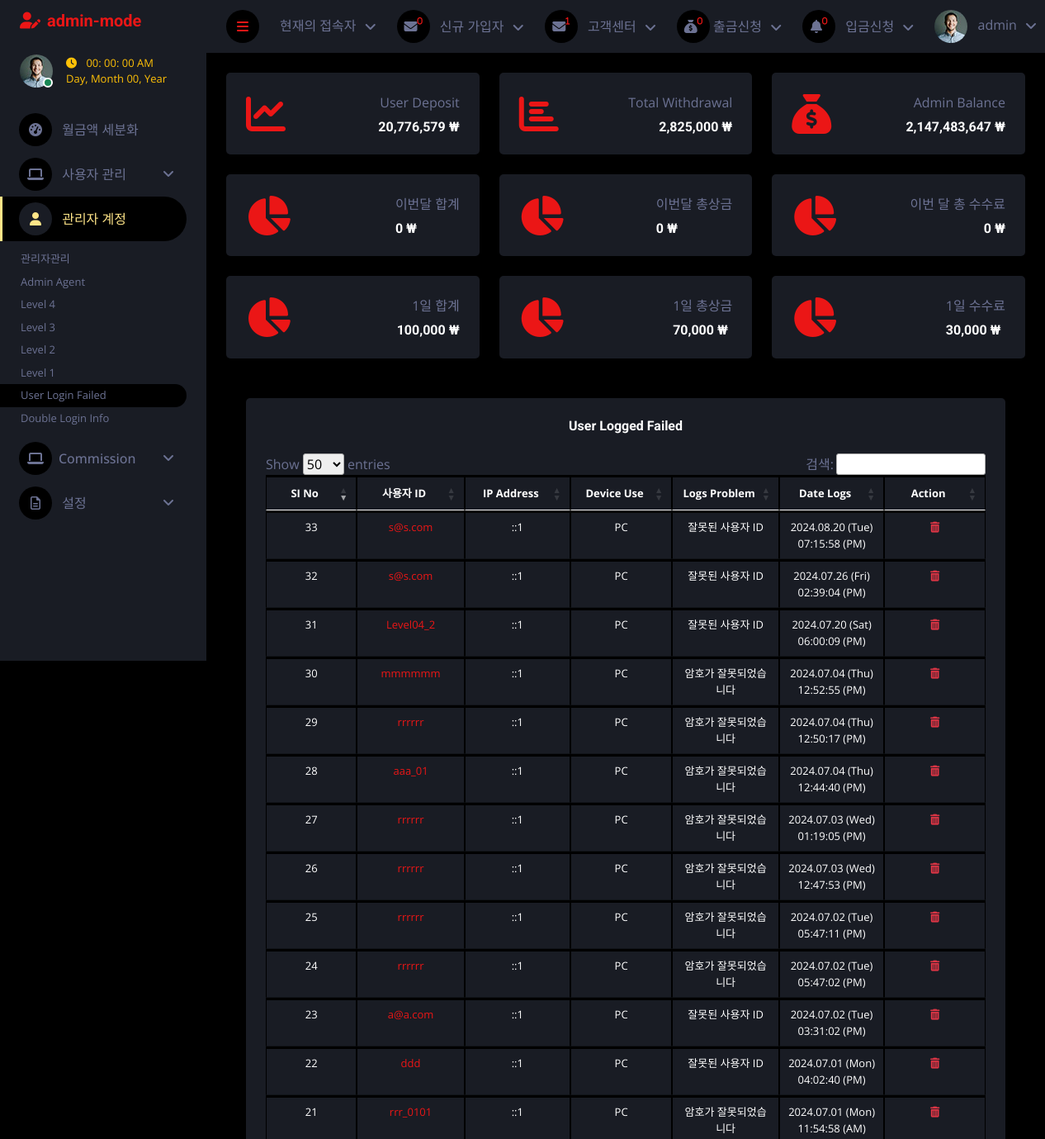
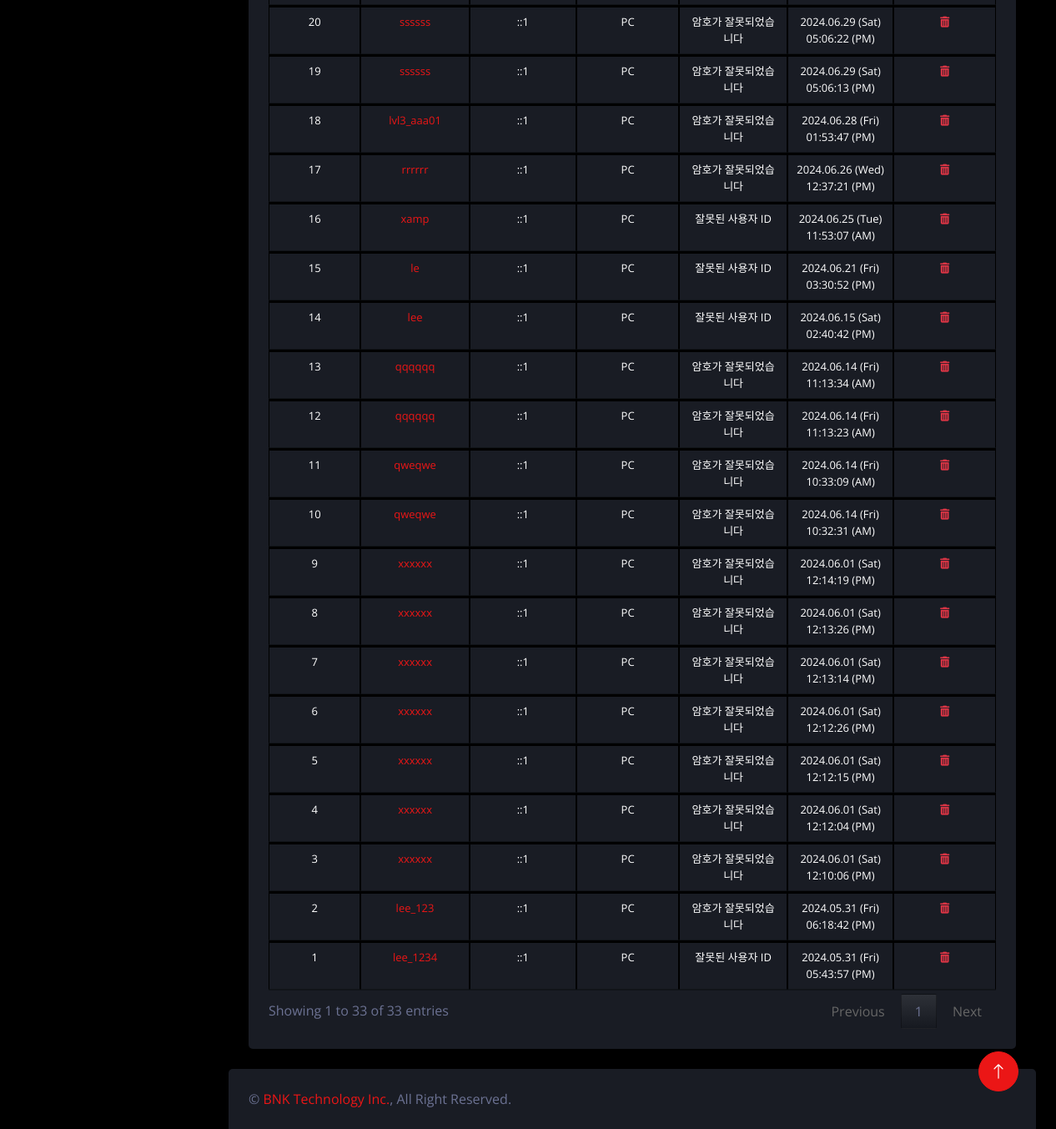
The page /admin/index.php?user_log_failed (signed in) on the database its author committed (2 pictures, top to bottom).
### tables this page shows
CREATE TABLE `logs_history_failed` (
  `id` int(11) NOT NULL,
  `userid` varchar(255) NOT NULL,
  `user_id` varchar(255) NOT NULL,
  `ip_address` varchar(255) NOT NULL,
  `device_use` varchar(11) NOT NULL,
  `verify_token` varchar(255) NOT NULL,
  `status` tinyint(1) NOT NULL COMMENT '0=not,1=use',
  `logs_prob` varchar(255) NOT NULL,
  `date_logs` datetime NOT NULL DEFAULT current_timestamp()
);

### admin/user_log_failed.php (the view, shortened to what this page needs)
<div class="container-fluid pt-4 px-4">
    <div class="row g-4">
        <div class="col-sm-12">
            <div class="bg-secondary rounded h-100 p-4">
                <div>
                    <h6 class="mb-4 text-center">User Logged Failed
                    </h6>
                </div>
                <div class="table-responsive text-center">
                    <table class="table table-bordered text-white text-center" style="font-size: small;" id="myTable">
                        <thead>
                            <tr>
                                <th class="text-center">SI No</th>
                                <th class="text-center">사용자 ID</th>
                                <th class="text-center">IP Address</th>
                                <th class="text-center">Device Use</th>
                                <th class="text-center">Logs Problem</th>
                                <th class="text-center">Date Logs</th>
                                <th class="text-center">Action</th>
                            </tr>
                        </thead>
                        <tbody>
                            <?php
                            $get_users = "SELECT * FROM  logs_history_failed ORDER BY `date_logs` DESC";
                            $result_query = mysqli_query($conn, $get_users);
                            while ($run_query = mysqli_fetch_array($result_query)) {
                                $id = $run_query['id'];
                                $userid = $run_query['userid'];
                                $ip_address = $run_query['ip_address'];
                                $device_use = $run_query['device_use'];
                                $logs_prob = $run_query['logs_prob'];
                                $date_logs = date('Y.m.d (D) h:i:s (A)', strtotime($run_query['date_logs']));
                            ?>
                                <tr>
                                    <td><?php echo $id ?></td>
                                    <td>
                                        <a href="#view_logs<?php echo $id ?>" data-bs-toggle="modal"><?php echo $userid ?></a>
                                    </td>
                                    <td><?php echo $ip_address ?></td>
                                    <td><?php echo $device_use ?></td>
                                    <td>
                                        <?php
                                        echo $logs_prob;
                                        ?>
                                    </td>
                                    <td><?php echo $date_logs ?></td>
                                    <td>
                                        <a href='index.php?delete_logs=<?php echo $id ?>' class='text-danger'>
                                            <i class='fa-solid fa-trash-can'></i>
                                        </a>
                                    </td>
                                </tr>
                            <?php
                            }
                            ?>
                        </tbody>
                    </table>
                </div>
            </div>
        </div>
    </div>
</div>

### admin/index.php (shortened to what this page needs)
<div class="content">
    <?php include "inc/navbar.php"; ?>
    <div class="container-fluid pt-4 px-4">
        <div class="row g-4">
            <?php
            $query = "SELECT * FROM deposit_mgt";
            $query_run = mysqli_query($conn, $query);
            $user_deposit = 0;
            while ($num = mysqli_fetch_assoc($query_run)) {
                $user_deposit +=  $num['amount_deposit'];
            }
            ?>
            <div class="col-sm-12 col-xl-4">
                <div class="bg-secondary rounded d-flex align-items-center justify-content-between p-4">
                    <i class="fa fa-chart-line fa-3x text-primary"></i>
                    <div class="ms-3">
                        <p class="mb-2 float-end">User Deposit</p>
                        <h6 class="mb-0"><?php echo number_format($user_deposit); ?> ₩</h6>
                    </div>
                </div>
            </div>
            <?php
            $users_withdrawal = "SELECT * FROM users_withdrawal";
            $query_run = mysqli_query($conn, $users_withdrawal);
            $total_withdrawal = 0;
            while ($num = mysqli_fetch_assoc($query_run)) {
                $total_withdrawal +=  $num['amount_withdrawal'];
            }
            ?>
            <div class="col-sm-12 col-xl-4">
                <div class="bg-secondary rounded d-flex align-items-center justify-content-between p-4">
                    <i class="fa fa-chart-bar fa-3x text-primary"></i>
                    <div class="ms-3">
                        <p class="mb-2 float-end">Total Withdrawal</p>
                        <h6 class="mb-0" style="text-align: end;"><?php echo number_format($total_withdrawal) ?> ₩</h6>
                    </div>
                </div>
            </div>
            <?php
            $id = $_SESSION['id'];
            $query = "SELECT admin_credit FROM admins where id = $id";
            $query_run = mysqli_query($conn, $query);
            while ($run_query = mysqli_fetch_array($query_run)) {
                $credit = $run_query['admin_credit'];
            }
            ?>
            <div class="col-sm-12 col-xl-4">
               <div class="bg-secondary rounded d-flex align-items-center justify-content-between p-4">
                   <i class="fa fa-sack-dollar fa-3x text-primary"></i>
                   <div class="ms-3">
                       <p class="mb-2 float-end">Admin Balance</p>
                       <h6 class="mb-0"><?php echo number_format($credit); ?> ₩</h6>
                   </div>
               </div>
            </div>
            <?php
            $pay_monthly = 0;
            ?>
            <div class="col-sm-12 col-xl-4">
                <div class="bg-secondary rounded d-flex align-items-center justify-content-between p-4">
                    <i class="fa fa-chart-pie fa-3x text-primary"></i>
                    <div class="ms-3">
                        <p class="mb-2 float-end">이번달 합계</p>
                        <h6 class="mb-0"><?php echo number_format($pay_monthly); ?> ₩</h6>
                    </div>
                </div>
            </div>
            <?php
            $prize_monthly = 0;
            ?>
            <div class="col-sm-12 col-xl-4">
                <div class="bg-secondary rounded d-flex align-items-center justify-content-between p-4">
                    <i class="fa fa-chart-pie fa-3x text-primary"></i>
                    <div class="ms-3">
                        <p class="mb-2 float-end">이번달 총상금</p>
                        <h6 class="mb-0"><?php echo number_format($prize_monthly); ?> ₩</h6>
                    </div>
                </div>
            </div>
            <?php
            $com_monthly = 0;
            ?>
            <div class="col-sm-12 col-xl-4">
                <div class="bg-secondary rounded d-flex align-items-center justify-content-between p-4">
                    <i class="fa fa-chart-pie fa-3x text-primary"></i>
                    <div class="ms-3">
                        <p class="mb-2 float-end">이번 달 총 수수료</p>
                        <h6 class="mb-0" style="text-align: end;"   ><?php echo number_format($com_monthly); ?> ₩</h6>
                    </div>
                </div>
            </div>
            <?php
            $get_users = "SELECT *, SUM(payment) AS total_payment_amount FROM user_purchases GROUP BY DATE(date_purchase) ORDER BY `date_purchase` ASC";
            $result_query = mysqli_query($conn, $get_users);
            $previous_date = null;
            $total_prize = 0;
            while ($run_query = mysqli_fetch_array($result_query)) {
                if ($previous_date === null || date('Y-m-d', strtotime($previous_date)) != date('Y-m-d', strtotime($run_query['date_purchase']))) {
                    $total_prize = 0;
                }
                $total_prize += $run_query['total_payment_amount'];
                $previous_date = $run_query['date_purchase'];
            }
            ?>
            <div class="col-sm-12 col-xl-4">
                <div class="bg-secondary rounded d-flex align-items-center justify-content-between p-4">
                    <i class="fa fa-chart-pie fa-3x text-primary"></i>
                    <div class="ms-3">
                        <p class="mb-2 float-end">1일 합계</p>
                        <h6 class="mb-0" style="text-align: end;"><?php echo number_format($total_prize); ?> ₩</h6>
                    </div>
                </div>
            </div>
            <?php
            $get_users = "SELECT *, SUM(winning_amount) AS total_prize_amount FROM user_purchases GROUP BY DATE(date_purchase) ORDER BY `date_purchase` ASC";
            $result_query = mysqli_query($conn, $get_users);
            $previous_date = null;
            $total_payment = 0;
            while ($run_query = mysqli_fetch_array($result_query)) {
                if ($previous_date === null || date('Y-m-d', strtotime($previous_date)) != date('Y-m-d', strtotime($run_query['date_purchase']))) {
                    $total_payment = 0;
                }
                $total_payment += $run_query['total_prize_amount'];
                $previous_date = $run_query['date_purchase'];
            }
            ?>
            <div class="col-sm-12 col-xl-4">
                <div class="bg-secondary rounded d-flex align-items-center justify-content-between p-4">
                    <i class="fa fa-chart-pie fa-3x text-primary"></i>
                    <div class="ms-3">
                        <p class="mb-2 float-end">1일 총상금</p>
                        <h6 class="mb-0"><?php echo number_format($total_payment); ?> ₩</h6>
                    </div>
                </div>
            </div>
            <?php
            $get_users = "SELECT *, SUM(admin_fee) AS total_commi_amount FROM admins_fee GROUP BY DATE(date_purchase) ORDER BY `date_purchase` ASC";
            $result_query = mysqli_query($conn, $get_users);
            $previous_date = null;
            $total_commi = 0;
            while ($run_query = mysqli_fetch_array($result_query)) {
                if ($previous_date === null || date('Y-m-d', strtotime($previous_date)) != date('Y-m-d', strtotime($run_query['date_purchase']))) {
                    $total_commi = 0;
                }
                $total_commi += $run_query['total_commi_amount'];
                $previous_date = $run_query['date_purchase'];
            }
            ?>
            <div class="col-sm-12 col-xl-4">
                <div class="bg-secondary rounded d-flex align-items-center justify-content-between p-4">
                    <i class="fa fa-chart-pie fa-3x text-primary"></i>
                    <div class="ms-3">
                        <p class="mb-2 float-end">1일 수수료</p>
                        <h6 class="mb-0"><?php echo number_format($total_commi); ?> ₩</h6>
                    </div>
                </div>
            </div>
        </div>
    </div>
    <div class="container-fluid pt-4 px-4">
        <div class="row g-4">
            <div class="col-12">
                <?php
                if (isset($_GET['user_log_failed'])) {
                    include('user_log_failed.php');
                }
                ?>
            </div>
        </div>
    </div>
    <?php include "inc/footer.php"; ?>

### admin/assets/css/style.css (style rules this page uses)
:root { --primary: #ffe588; --secondary: #191C24; --light: #6C7293; --dark: #000000; }
.content { margin-left: 250px; min-height: 100vh; background: var(--dark); transition: 0.5s; }
@media (min-width: 992px) { .content { width: calc(100% - 250px); } }

### admin/user_log_failed.php (style rules this page uses)
table.dataTable tbody th, table.dataTable tbody td { padding: 8px 10px; display: absolute; width: 150px; }
table.dataTable th, table.dataTable td { box-sizing: content-box; }
.table-bordered>:not(caption)>*>* { border-width: 3px 1px; }
.table>:not(caption)>*>* { padding: .5rem .5rem; background-color: var(--bs-table-bg); border-bottom-width: 1px; box-shadow: inset 0 0 0 9999px var(--bs-table-accent-bg); }
thead, tbody, tfoot, tr, td, th { border-color: inherit; border-style: solid; border-width: 0; }

### rows shown on the page
logs_history_failed: id "33", userid "s@s.com", ip_address "::1", device_use "PC", logs_prob "잘못된 사용자 ID", date_logs "2024.08.20 (Tue) 07:15:58 (PM)"
logs_history_failed: id "32", userid "s@s.com", ip_address "::1", device_use "PC", logs_prob "잘못된 사용자 ID", date_logs "2024.07.26 (Fri) 02:39:04 (PM)"
logs_history_failed: id "31", userid "Level04_2", ip_address "::1", device_use "PC", logs_prob "잘못된 사용자 ID", date_logs "2024.07.20 (Sat) 06:00:09 (PM)"
logs_history_failed: id "30", userid "mmmmmm", ip_address "::1", device_use "PC", logs_prob "암호가 잘못되었습니다", date_logs "2024.07.04 (Thu) 12:52:55 (PM)"
logs_history_failed: id "29", userid "rrrrrr", ip_address "::1", device_use "PC", logs_prob "암호가 잘못되었습니다", date_logs "2024.07.04 (Thu) 12:50:17 (PM)"
logs_history_failed: id "28", userid "aaa_01", ip_address "::1", device_use "PC", logs_prob "암호가 잘못되었습니다", date_logs "2024.07.04 (Thu) 12:44:40 (PM)"
logs_history_failed: id "27", userid "rrrrrr", ip_address "::1", device_use "PC", logs_prob "암호가 잘못되었습니다", date_logs "2024.07.03 (Wed) 01:19:05 (PM)"
logs_history_failed: id "26", userid "rrrrrr", ip_address "::1", device_use "PC", logs_prob "암호가 잘못되었습니다", date_logs "2024.07.03 (Wed) 12:47:53 (PM)"
logs_history_failed: id "25", userid "rrrrrr", ip_address "::1", device_use "PC", logs_prob "암호가 잘못되었습니다", date_logs "2024.07.02 (Tue) 05:47:11 (PM)"
logs_history_failed: id "24", userid "rrrrrr", ip_address "::1", device_use "PC", logs_prob "암호가 잘못되었습니다", date_logs "2024.07.02 (Tue) 05:47:02 (PM)"
logs_history_failed: id "23", userid "a@a.com", ip_address "::1", device_use "PC", logs_prob "잘못된 사용자 ID", date_logs "2024.07.02 (Tue) 03:31:02 (PM)"
logs_history_failed: id "22", userid "ddd", ip_address "::1", device_use "PC", logs_prob "잘못된 사용자 ID", date_logs "2024.07.01 (Mon) 04:02:40 (PM)"
logs_history_failed: id "21", userid "rrr_0101", ip_address "::1", device_use "PC", logs_prob "암호가 잘못되었습니다", date_logs "2024.07.01 (Mon) 11:54:58 (AM)"
logs_history_failed: id "20", userid "ssssss", ip_address "::1", device_use "PC", logs_prob "암호가 잘못되었습니다", date_logs "2024.06.29 (Sat) 05:06:22 (PM)"
logs_history_failed: id "19", userid "ssssss", ip_address "::1", device_use "PC", logs_prob "암호가 잘못되었습니다", date_logs "2024.06.29 (Sat) 05:06:13 (PM)"
logs_history_failed: id "18", userid "lvl3_aaa01", ip_address "::1", device_use "PC", logs_prob "암호가 잘못되었습니다", date_logs "2024.06.28 (Fri) 01:53:47 (PM)"
logs_history_failed: id "17", userid "rrrrrr", ip_address "::1", device_use "PC", logs_prob "암호가 잘못되었습니다", date_logs "2024.06.26 (Wed) 12:37:21 (PM)"
logs_history_failed: id "16", userid "xamp", ip_address "::1", device_use "PC", logs_prob "잘못된 사용자 ID", date_logs "2024.06.25 (Tue) 11:53:07 (AM)"
logs_history_failed: id "15", userid "le", ip_address "::1", device_use "PC", logs_prob "잘못된 사용자 ID", date_logs "2024.06.21 (Fri) 03:30:52 (PM)"
logs_history_failed: id "14", userid "lee", ip_address "::1", device_use "PC", logs_prob "잘못된 사용자 ID", date_logs "2024.06.15 (Sat) 02:40:42 (PM)"
logs_history_failed: id "13", userid "qqqqqq", ip_address "::1", device_use "PC", logs_prob "암호가 잘못되었습니다", date_logs "2024.06.14 (Fri) 11:13:34 (AM)"
logs_history_failed: id "12", userid "qqqqqq", ip_address "::1", device_use "PC", logs_prob "암호가 잘못되었습니다", date_logs "2024.06.14 (Fri) 11:13:23 (AM)"
logs_history_failed: id "11", userid "qweqwe", ip_address "::1", device_use "PC", logs_prob "암호가 잘못되었습니다", date_logs "2024.06.14 (Fri) 10:33:09 (AM)"
logs_history_failed: id "10", userid "qweqwe", ip_address "::1", device_use "PC", logs_prob "암호가 잘못되었습니다", date_logs "2024.06.14 (Fri) 10:32:31 (AM)"
logs_history_failed: id "9", userid "xxxxxx", ip_address "::1", device_use "PC", logs_prob "암호가 잘못되었습니다", date_logs "2024.06.01 (Sat) 12:14:19 (PM)"
logs_history_failed: id "8", userid "xxxxxx", ip_address "::1", device_use "PC", logs_prob "암호가 잘못되었습니다", date_logs "2024.06.01 (Sat) 12:13:26 (PM)"
logs_history_failed: id "7", userid "xxxxxx", ip_address "::1", device_use "PC", logs_prob "암호가 잘못되었습니다", date_logs "2024.06.01 (Sat) 12:13:14 (PM)"
logs_history_failed: id "6", userid "xxxxxx", ip_address "::1", device_use "PC", logs_prob "암호가 잘못되었습니다", date_logs "2024.06.01 (Sat) 12:12:26 (PM)"
logs_history_failed: id "5", userid "xxxxxx", ip_address "::1", device_use "PC", logs_prob "암호가 잘못되었습니다", date_logs "2024.06.01 (Sat) 12:12:15 (PM)"
logs_history_failed: id "4", userid "xxxxxx", ip_address "::1", device_use "PC", logs_prob "암호가 잘못되었습니다", date_logs "2024.06.01 (Sat) 12:12:04 (PM)"
logs_history_failed: id "3", userid "xxxxxx", ip_address "::1", device_use "PC", logs_prob "암호가 잘못되었습니다", date_logs "2024.06.01 (Sat) 12:10:06 (PM)"
logs_history_failed: id "2", userid "lee_123", ip_address "::1", device_use "PC", logs_prob "암호가 잘못되었습니다", date_logs "2024.05.31 (Fri) 06:18:42 (PM)"
logs_history_failed: id "1", userid "lee_1234", ip_address "::1", device_use "PC", logs_prob "잘못된 사용자 ID", date_logs "2024.05.31 (Fri) 05:43:57 (PM)"

### other values the page prints
$_SESSION['name'] "admin"
$row_count2 "1"
$user_deposit "20,776,579"
$total_withdrawal "2,825,000"
$credit "2,147,483,647"
$pay_monthly "0"
$prize_monthly "0"
$com_monthly "0"
$total_prize "100,000"
$total_payment "70,000"
$total_commi "30,000"
